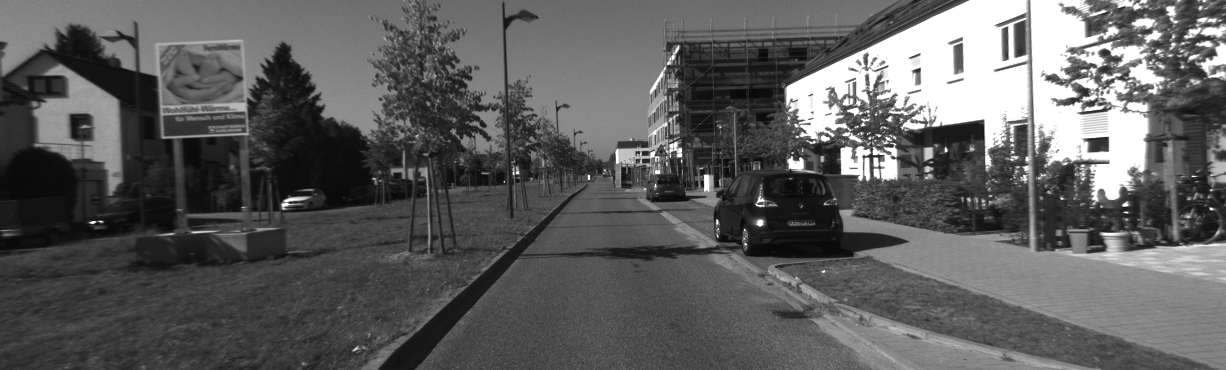
#> input picture ORB_test/ORB_test.png, 1226 x 370 px, found by its file name
$ python ORB_example.py
#> lines starting #> are read from the running program, lines starting #| are printed output that depends on the picture
import cv2
import os


path = os.path.join('/home/frow4s/Рабочий стол/Diploma/Main/ORB_test/', 'ORB_test.png')
image = cv2.imread(path, 0)
#> image is the input picture: shape (370, 1226); min 8, max 255, mean 93.4

# Создаем ORB-детектор
orb = cv2.ORB_create()

# поиск признаков с ORB
keypoints = orb.detect(image,None)
#> keypoints = 500 keypoints; strongest (x, y, size): (875, 158, 37.2), (874, 153, 31), (875, 152, 37.2), (877, 158, 31)

# вычисление дескрипторов ORB
keypoints, descriptors = orb.compute(image, keypoints)

# отрисовка местоположоения признака
image2 = cv2.drawKeypoints(image, keypoints, None, (0, 0, 255), 0)
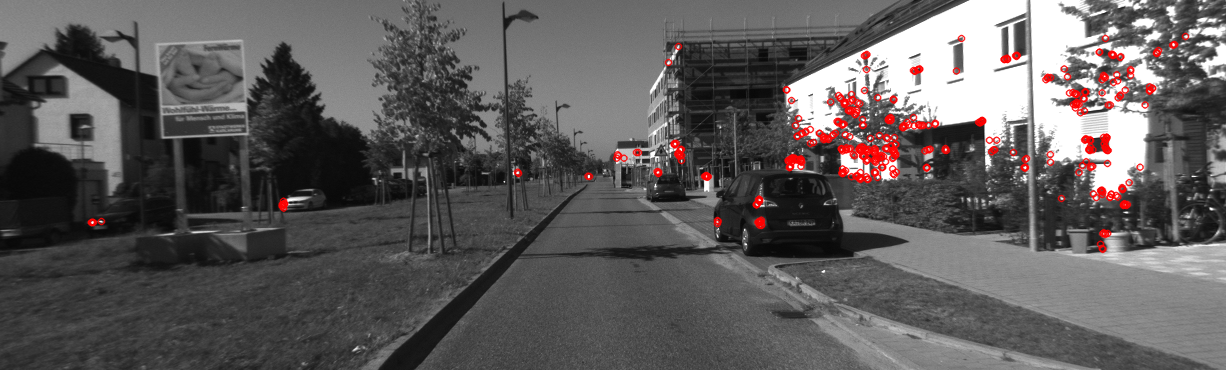
#> image2: shape (370, 1226, 3); mean of channels 0, 1, 2 91.1, 91.1, 94.9; drawn as B, G, R
cv2.imshow('ORB example', image2)
cv2.waitKey()
